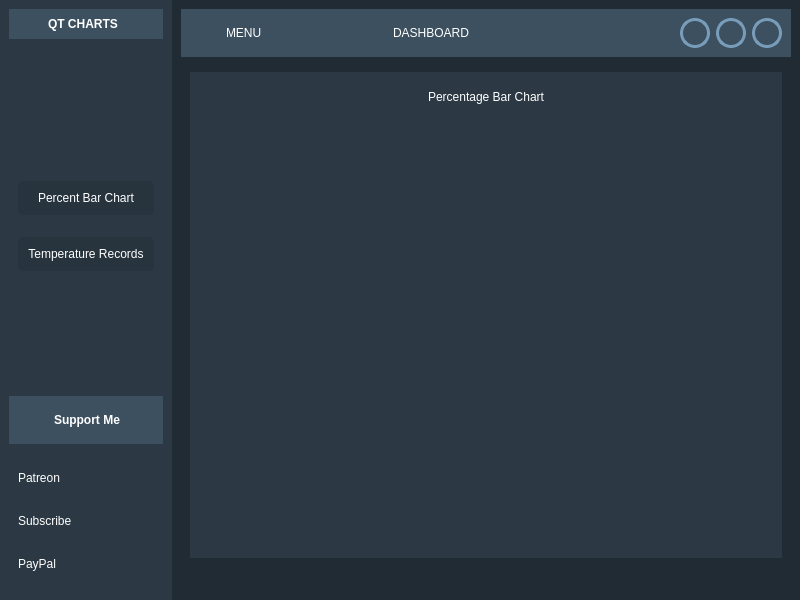
<?xml version="1.0" encoding="UTF-8"?>
<ui version="4.0">
 <class>MainWindow</class>
 <widget class="QMainWindow" name="MainWindow">
  <property name="geometry">
   <rect>
    <x>0</x>
    <y>0</y>
    <width>800</width>
    <height>600</height>
   </rect>
  </property>
  <property name="windowTitle">
   <string>MainWindow</string>
  </property>
  <widget class="QWidget" name="centralwidget">
   <property name="styleSheet">
    <string notr="true">* {
color: #fff;
font-famly: Arial;
font-size: 12px;
border: none;
background: none;
}

#centralwidget {
background-color: rgb(33,43,51);
}

#left_menu_widget, #percentage_bar_chart, #temperature_bar_chart{
background-color: rgba(61, 80, 95, 100)
}

#header_frame, #frame_3, frame_5{
background-color: rgb(61, 80, 95)
}

#frame_4 QPushButton {
padding: 10px;
border-radius: 5px;
background-color: rgba(33,43,51,100)
}

#header_nav QPushButton {
backgound-color: rgb(61, 80, 95);
border-radius: 15px;
border: 3px solid rgb(120,157,186);
}

#header_nav QPushButton:hover{
background-color: rgb(120, 157, 186) 
}</string>
   </property>
   <layout class="QHBoxLayout" name="horizontalLayout">
    <property name="spacing">
     <number>0</number>
    </property>
    <property name="leftMargin">
     <number>0</number>
    </property>
    <property name="topMargin">
     <number>0</number>
    </property>
    <property name="rightMargin">
     <number>0</number>
    </property>
    <property name="bottomMargin">
     <number>0</number>
    </property>
    <item>
     <widget class="QWidget" name="left_menu_widget" native="true">
      <layout class="QVBoxLayout" name="verticalLayout">
       <item alignment="Qt::AlignTop">
        <widget class="QFrame" name="frame_3">
         <property name="maximumSize">
          <size>
           <width>16777215</width>
           <height>16777215</height>
          </size>
         </property>
         <property name="frameShape">
          <enum>QFrame::StyledPanel</enum>
         </property>
         <property name="frameShadow">
          <enum>QFrame::Raised</enum>
         </property>
         <layout class="QHBoxLayout" name="horizontalLayout_2">
          <property name="spacing">
           <number>9</number>
          </property>
          <property name="leftMargin">
           <number>0</number>
          </property>
          <property name="topMargin">
           <number>0</number>
          </property>
          <property name="rightMargin">
           <number>0</number>
          </property>
          <property name="bottomMargin">
           <number>0</number>
          </property>
          <item>
           <widget class="QLabel" name="chart_icon">
            <property name="minimumSize">
             <size>
              <width>30</width>
              <height>30</height>
             </size>
            </property>
            <property name="maximumSize">
             <size>
              <width>30</width>
              <height>30</height>
             </size>
            </property>
            <property name="text">
             <string/>
            </property>
            <property name="pixmap">
             <pixmap resource="../../resources/icons.qrc">:/icons-png/icons-png/pie-chart.png</pixmap>
            </property>
            <property name="scaledContents">
             <bool>true</bool>
            </property>
           </widget>
          </item>
          <item>
           <widget class="QLabel" name="app_label_2">
            <property name="font">
             <font>
              <pointsize>-1</pointsize>
              <weight>75</weight>
              <bold>true</bold>
             </font>
            </property>
            <property name="text">
             <string>QT CHARTS</string>
            </property>
           </widget>
          </item>
         </layout>
        </widget>
       </item>
       <item>
        <widget class="QFrame" name="frame_4">
         <property name="sizePolicy">
          <sizepolicy hsizetype="Preferred" vsizetype="Preferred">
           <horstretch>0</horstretch>
           <verstretch>0</verstretch>
          </sizepolicy>
         </property>
         <property name="frameShape">
          <enum>QFrame::StyledPanel</enum>
         </property>
         <property name="frameShadow">
          <enum>QFrame::Raised</enum>
         </property>
         <layout class="QVBoxLayout" name="verticalLayout_2">
          <item>
           <widget class="QPushButton" name="pushButton">
            <property name="text">
             <string>Percent Bar Chart</string>
            </property>
            <property name="icon">
             <iconset resource="../../resources/icons.qrc">
              <normaloff>:/icons-png/icons-png/bar-chart-2.png</normaloff>:/icons-png/icons-png/bar-chart-2.png</iconset>
            </property>
           </widget>
          </item>
          <item>
           <widget class="QPushButton" name="pushButton_3">
            <property name="text">
             <string>Temperature Records</string>
            </property>
            <property name="icon">
             <iconset resource="../../resources/icons.qrc">
              <normaloff>:/icons-png/icons-png/thermometer.png</normaloff>:/icons-png/icons-png/thermometer.png</iconset>
            </property>
           </widget>
          </item>
         </layout>
        </widget>
       </item>
       <item alignment="Qt::AlignBottom">
        <widget class="QFrame" name="frame_6">
         <property name="styleSheet">
          <string notr="true">background-color: rgb(61, 80, 95)
</string>
         </property>
         <property name="frameShape">
          <enum>QFrame::StyledPanel</enum>
         </property>
         <property name="frameShadow">
          <enum>QFrame::Raised</enum>
         </property>
         <layout class="QHBoxLayout" name="horizontalLayout_3">
          <item>
           <widget class="QLabel" name="label_13">
            <property name="minimumSize">
             <size>
              <width>30</width>
              <height>30</height>
             </size>
            </property>
            <property name="maximumSize">
             <size>
              <width>30</width>
              <height>30</height>
             </size>
            </property>
            <property name="text">
             <string/>
            </property>
            <property name="pixmap">
             <pixmap resource="../../resources/icons.qrc">:/icons-png/icons-png/meh.png</pixmap>
            </property>
            <property name="scaledContents">
             <bool>true</bool>
            </property>
           </widget>
          </item>
          <item>
           <widget class="QLabel" name="label_2">
            <property name="font">
             <font>
              <pointsize>-1</pointsize>
              <weight>75</weight>
              <bold>true</bold>
             </font>
            </property>
            <property name="text">
             <string>Support Me</string>
            </property>
           </widget>
          </item>
         </layout>
        </widget>
       </item>
       <item>
        <widget class="QFrame" name="frame_5">
         <property name="frameShape">
          <enum>QFrame::StyledPanel</enum>
         </property>
         <property name="frameShadow">
          <enum>QFrame::Raised</enum>
         </property>
         <layout class="QVBoxLayout" name="verticalLayout_3">
          <item>
           <widget class="QLabel" name="label_3">
            <property name="text">
             <string>Patreon</string>
            </property>
           </widget>
          </item>
          <item>
           <widget class="QLabel" name="label_5">
            <property name="text">
             <string>Subscribe</string>
            </property>
           </widget>
          </item>
          <item>
           <widget class="QLabel" name="label_4">
            <property name="text">
             <string>PayPal</string>
            </property>
           </widget>
          </item>
         </layout>
        </widget>
       </item>
      </layout>
     </widget>
    </item>
    <item>
     <widget class="QFrame" name="frame">
      <property name="frameShape">
       <enum>QFrame::StyledPanel</enum>
      </property>
      <property name="frameShadow">
       <enum>QFrame::Raised</enum>
      </property>
      <layout class="QVBoxLayout" name="verticalLayout_4">
       <item alignment="Qt::AlignTop">
        <widget class="QFrame" name="header_frame">
         <property name="maximumSize">
          <size>
           <width>16777215</width>
           <height>50</height>
          </size>
         </property>
         <property name="frameShape">
          <enum>QFrame::StyledPanel</enum>
         </property>
         <property name="frameShadow">
          <enum>QFrame::Raised</enum>
         </property>
         <layout class="QHBoxLayout" name="horizontalLayout_4">
          <property name="spacing">
           <number>0</number>
          </property>
          <property name="leftMargin">
           <number>0</number>
          </property>
          <property name="topMargin">
           <number>0</number>
          </property>
          <property name="rightMargin">
           <number>0</number>
          </property>
          <property name="bottomMargin">
           <number>0</number>
          </property>
          <item>
           <widget class="QFrame" name="frame_11">
            <property name="frameShape">
             <enum>QFrame::StyledPanel</enum>
            </property>
            <property name="frameShadow">
             <enum>QFrame::Raised</enum>
            </property>
            <layout class="QHBoxLayout" name="horizontalLayout_5">
             <item>
              <widget class="QPushButton" name="pushButton_6">
               <property name="minimumSize">
                <size>
                 <width>30</width>
                 <height>30</height>
                </size>
               </property>
               <property name="maximumSize">
                <size>
                 <width>30</width>
                 <height>30</height>
                </size>
               </property>
               <property name="text">
                <string/>
               </property>
               <property name="icon">
                <iconset resource="../../resources/icons.qrc">
                 <normaloff>:/icons-png/icons-png/align-left.png</normaloff>:/icons-png/icons-png/align-left.png</iconset>
               </property>
              </widget>
             </item>
             <item>
              <widget class="QLabel" name="label_6">
               <property name="text">
                <string>MENU</string>
               </property>
              </widget>
             </item>
            </layout>
           </widget>
          </item>
          <item>
           <widget class="QFrame" name="frame_10">
            <property name="frameShape">
             <enum>QFrame::StyledPanel</enum>
            </property>
            <property name="frameShadow">
             <enum>QFrame::Raised</enum>
            </property>
            <layout class="QHBoxLayout" name="horizontalLayout_6">
             <item>
              <widget class="QLabel" name="label_7">
               <property name="text">
                <string>DASHBOARD</string>
               </property>
              </widget>
             </item>
            </layout>
           </widget>
          </item>
          <item alignment="Qt::AlignRight">
           <widget class="QFrame" name="header_nav">
            <property name="frameShape">
             <enum>QFrame::StyledPanel</enum>
            </property>
            <property name="frameShadow">
             <enum>QFrame::Raised</enum>
            </property>
            <layout class="QHBoxLayout" name="horizontalLayout_7">
             <item>
              <widget class="QPushButton" name="pushButton_8">
               <property name="minimumSize">
                <size>
                 <width>30</width>
                 <height>30</height>
                </size>
               </property>
               <property name="maximumSize">
                <size>
                 <width>30</width>
                 <height>30</height>
                </size>
               </property>
               <property name="text">
                <string/>
               </property>
               <property name="icon">
                <iconset resource="../../resources/icons.qrc">
                 <normaloff>:/icons-png/icons-png/minus.png</normaloff>:/icons-png/icons-png/minus.png</iconset>
               </property>
              </widget>
             </item>
             <item>
              <widget class="QPushButton" name="pushButton_7">
               <property name="minimumSize">
                <size>
                 <width>30</width>
                 <height>30</height>
                </size>
               </property>
               <property name="maximumSize">
                <size>
                 <width>30</width>
                 <height>30</height>
                </size>
               </property>
               <property name="text">
                <string/>
               </property>
               <property name="icon">
                <iconset resource="../../resources/icons.qrc">
                 <normaloff>:/icons-png/icons-png/maximize-2.png</normaloff>:/icons-png/icons-png/maximize-2.png</iconset>
               </property>
              </widget>
             </item>
             <item>
              <widget class="QPushButton" name="pushButton_9">
               <property name="minimumSize">
                <size>
                 <width>30</width>
                 <height>30</height>
                </size>
               </property>
               <property name="maximumSize">
                <size>
                 <width>30</width>
                 <height>30</height>
                </size>
               </property>
               <property name="text">
                <string/>
               </property>
               <property name="icon">
                <iconset resource="../../resources/icons.qrc">
                 <normaloff>:/icons-png/icons-png/x.png</normaloff>:/icons-png/icons-png/x.png</iconset>
               </property>
              </widget>
             </item>
            </layout>
           </widget>
          </item>
         </layout>
        </widget>
       </item>
       <item>
        <widget class="QFrame" name="frame_8">
         <property name="frameShape">
          <enum>QFrame::StyledPanel</enum>
         </property>
         <property name="frameShadow">
          <enum>QFrame::Raised</enum>
         </property>
         <layout class="QVBoxLayout" name="verticalLayout_5">
          <item>
           <widget class="QStackedWidget" name="stackedWidget">
            <widget class="QWidget" name="percentage_bar_chart">
             <layout class="QVBoxLayout" name="verticalLayout_6">
              <item alignment="Qt::AlignTop">
               <widget class="QFrame" name="frame_16">
                <property name="frameShape">
                 <enum>QFrame::StyledPanel</enum>
                </property>
                <property name="frameShadow">
                 <enum>QFrame::Raised</enum>
                </property>
                <layout class="QVBoxLayout" name="verticalLayout_7">
                 <item alignment="Qt::AlignTop">
                  <widget class="QLabel" name="label_9">
                   <property name="text">
                    <string>Percentage Bar Chart</string>
                   </property>
                   <property name="alignment">
                    <set>Qt::AlignCenter</set>
                   </property>
                  </widget>
                 </item>
                </layout>
               </widget>
              </item>
              <item>
               <widget class="QFrame" name="frame_17">
                <property name="sizePolicy">
                 <sizepolicy hsizetype="Preferred" vsizetype="Expanding">
                  <horstretch>0</horstretch>
                  <verstretch>0</verstretch>
                 </sizepolicy>
                </property>
                <property name="frameShape">
                 <enum>QFrame::StyledPanel</enum>
                </property>
                <property name="frameShadow">
                 <enum>QFrame::Raised</enum>
                </property>
                <layout class="QGridLayout" name="gridLayout"/>
               </widget>
              </item>
             </layout>
            </widget>
            <widget class="QWidget" name="temperature_bar_chart">
             <layout class="QVBoxLayout" name="verticalLayout_9">
              <item>
               <widget class="QFrame" name="frame_18">
                <property name="frameShape">
                 <enum>QFrame::StyledPanel</enum>
                </property>
                <property name="frameShadow">
                 <enum>QFrame::Raised</enum>
                </property>
                <layout class="QVBoxLayout" name="verticalLayout_8">
                 <item alignment="Qt::AlignTop">
                  <widget class="QLabel" name="label_10">
                   <property name="text">
                    <string>Temperature Bar Chart</string>
                   </property>
                   <property name="alignment">
                    <set>Qt::AlignCenter</set>
                   </property>
                  </widget>
                 </item>
                </layout>
               </widget>
              </item>
              <item>
               <widget class="QFrame" name="frame_19">
                <property name="sizePolicy">
                 <sizepolicy hsizetype="Preferred" vsizetype="Expanding">
                  <horstretch>0</horstretch>
                  <verstretch>0</verstretch>
                 </sizepolicy>
                </property>
                <property name="frameShape">
                 <enum>QFrame::StyledPanel</enum>
                </property>
                <property name="frameShadow">
                 <enum>QFrame::Raised</enum>
                </property>
                <layout class="QGridLayout" name="gridLayout_2"/>
               </widget>
              </item>
             </layout>
            </widget>
           </widget>
          </item>
         </layout>
        </widget>
       </item>
       <item>
        <widget class="QFrame" name="frame_9">
         <property name="frameShape">
          <enum>QFrame::StyledPanel</enum>
         </property>
         <property name="frameShadow">
          <enum>QFrame::Raised</enum>
         </property>
         <layout class="QHBoxLayout" name="horizontalLayout_8">
          <item>
           <widget class="QFrame" name="frame_14">
            <property name="frameShape">
             <enum>QFrame::StyledPanel</enum>
            </property>
            <property name="frameShadow">
             <enum>QFrame::Raised</enum>
            </property>
            <widget class="QLabel" name="label_8">
             <property name="geometry">
              <rect>
               <x>90</x>
               <y>100</y>
               <width>57</width>
               <height>15</height>
              </rect>
             </property>
             <property name="text">
              <string>Copyright</string>
             </property>
            </widget>
           </widget>
          </item>
          <item>
           <widget class="QFrame" name="frame_13">
            <property name="frameShape">
             <enum>QFrame::StyledPanel</enum>
            </property>
            <property name="frameShadow">
             <enum>QFrame::Raised</enum>
            </property>
            <widget class="QFrame" name="frame_15">
             <property name="geometry">
              <rect>
               <x>90</x>
               <y>60</y>
               <width>120</width>
               <height>80</height>
              </rect>
             </property>
             <property name="frameShape">
              <enum>QFrame::StyledPanel</enum>
             </property>
             <property name="frameShadow">
              <enum>QFrame::Raised</enum>
             </property>
            </widget>
           </widget>
          </item>
         </layout>
        </widget>
       </item>
      </layout>
     </widget>
    </item>
   </layout>
  </widget>
 </widget>
 <resources>
  <include location="../../resources/icons.qrc"/>
 </resources>
 <connections/>
</ui>
